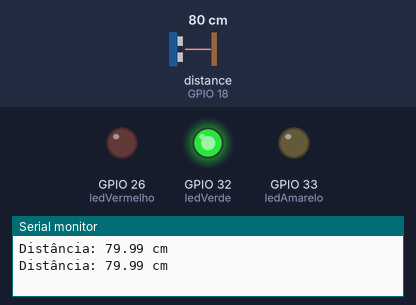
Recording of a sketch running on a simulated ESP32. Shown: output pins drawn as LEDs (lit = HIGH), the last lines printed to the serial monitor. Wiring (inferred from the names in the program): ultrasonic range finder: trigger GPIO 19; echo GPIO 18. The inputs (shaded band) are chosen by the test bench; at power-on: distance to the obstacle (sensor on GPIO 18) 80 cm. The echo pulse lasts 58.3 µs per cm; pins used as bus, display or sensor lines are not drawn.

Above: at 1.8 s.
1.9 s: distance to the obstacle (sensor on GPIO 18) set to 65 cm
3.4 s: distance to the obstacle (sensor on GPIO 18) set to 56 cm
At 5.1 s:
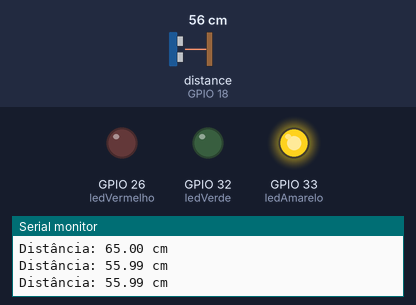
5.5 s: distance to the obstacle (sensor on GPIO 18) set to 12 cm
7.2 s: distance to the obstacle (sensor on GPIO 18) set to 9 cm
At 8.4 s:
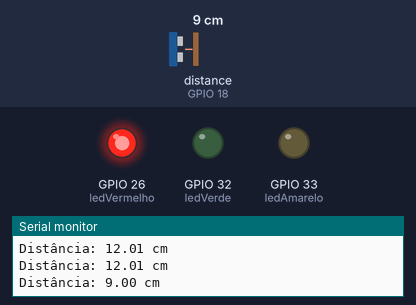
9.5 s: distance to the obstacle (sensor on GPIO 18) set to 18 cm
At 11.2 s:
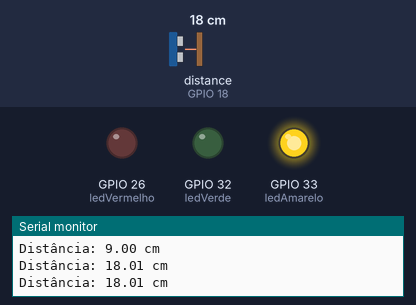
11.5 s: distance to the obstacle (sensor on GPIO 18) set to 2 cm
At 12.8 s:
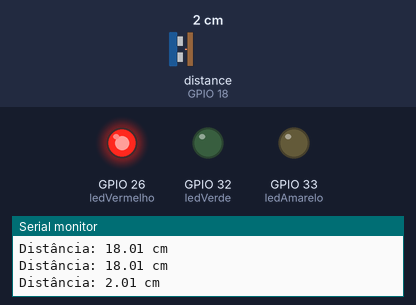
Timing chart, 0 to 14.5 s (numbered marks = the images above; inputs shaded):
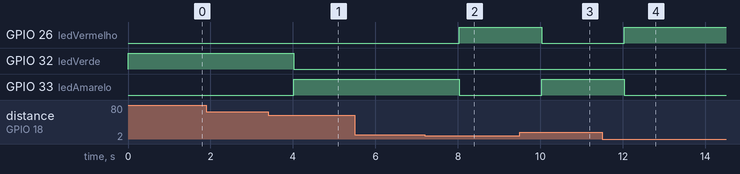

Measured:
- the behaviour switches between 61 and 60 cm on distance to the obstacle (sensor on GPIO 18) (found by bisection; images 0 and 1)
- the behaviour switches between 11 and 10 cm on distance to the obstacle (sensor on GPIO 18) (found by bisection; images 1 and 2)
- after the input at 3.4 s, GPIO 32 (ledVerde): HIGH → LOW after 0.62 s; GPIO 33 (ledAmarelo): LOW → HIGH after 0.62 s
- after the input at 7.2 s, GPIO 26 (ledVermelho): LOW → HIGH after 0.83 s; GPIO 33 (ledAmarelo): HIGH → LOW after 0.83 s
- after the input at 9.5 s, GPIO 26 (ledVermelho): HIGH → LOW after 0.53 s; GPIO 33 (ledAmarelo): LOW → HIGH after 0.53 s
- after the input at 11.5 s, GPIO 26 (ledVermelho): LOW → HIGH after 0.54 s; GPIO 33 (ledAmarelo): HIGH → LOW after 0.54 s

The sketch:

sensorUltrasonico_filiph.ino
```cpp
//Sensor ultrassônico
const int pinTriguer = 19; // Pino D4 conectado ao TRIG do HC-SR04
const int pinEcho = 18; // Pino D2 conectado ao ECHO do HC-SR04
const int ledVermelho = 26;
const int ledVerde = 32;
const int ledAmarelo = 33;


void setup() {
  Serial.begin(115200); // Inicializa a comunicação serial
  pinMode(pinTriguer, OUTPUT); // Configura o pino TRIG como saída
  pinMode(pinEcho, INPUT); // Configura o pino ECHO como entrada
  pinMode(ledVermelho, OUTPUT);
  pinMode(ledVerde, OUTPUT);
  pinMode(ledAmarelo, OUTPUT);
}

void loop() {
  digitalWrite(pinTriguer, LOW);
  delayMicroseconds(2);
  digitalWrite(pinTriguer, HIGH);
  delayMicroseconds(10);
  digitalWrite(pinTriguer, LOW);

  long duracao = pulseIn(pinEcho, HIGH); // Mede o tempo de resposta do ECHO
  float distancia = (duracao * 0.0343) / 2;// Calcula a distância usando a velocidade do som (aproximadamente 343 m/s)
  Serial.print("Distância: ");
  Serial.print(distancia);
  Serial.println(" cm");

  if(distancia >=60){
    digitalWrite(ledVerde,1);
  }else{
    digitalWrite(ledVerde,0);
  }

  if(distancia >10 && distancia <60){
    digitalWrite(ledAmarelo,1);
  }else{
    digitalWrite(ledAmarelo,0);
  }

  if(distancia <=10){
    digitalWrite(ledVermelho,1);
  }else{
    digitalWrite(ledVermelho,0);
  }

  delay(1000); // Aguarda 1 segundo antes de fazer a próxima leitura
}
//long -> A variável "long" é utilizada para armazenar números inteiros longos, ou seja, números inteiros maiores do que os que podem ser armazenados em uma variável "int"
//delayMicroseconds -> A função delayMicroseconds() lida com microssegundos (10 elevado a -6 segundos), enquanto a função delay() lida com milissegundos (10 elevado a -3 segundos).
```
